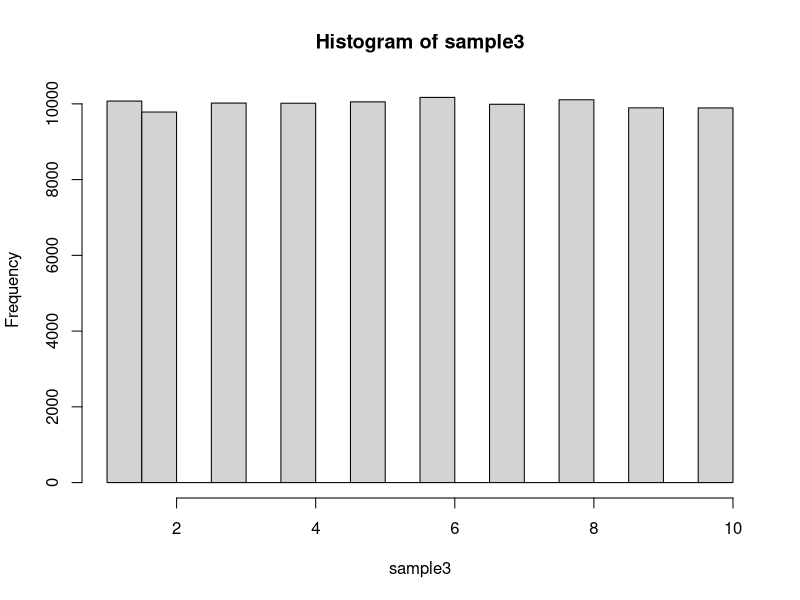
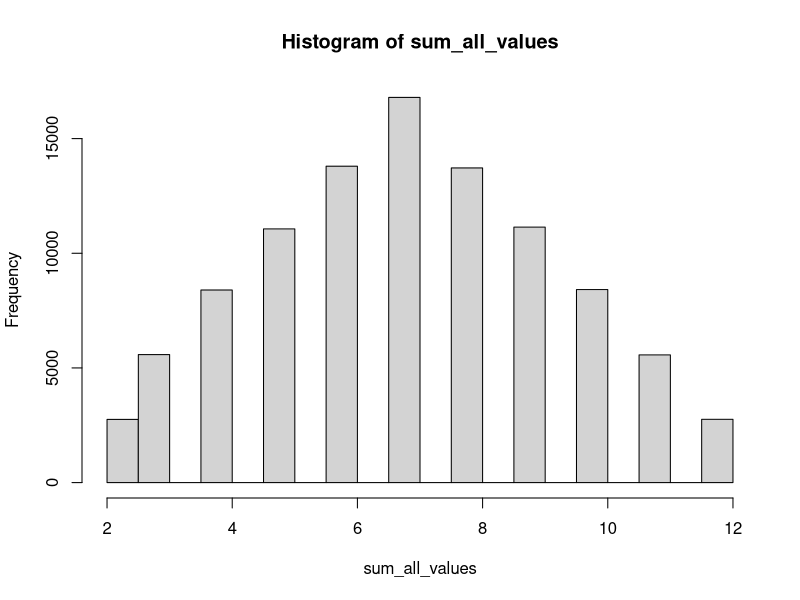
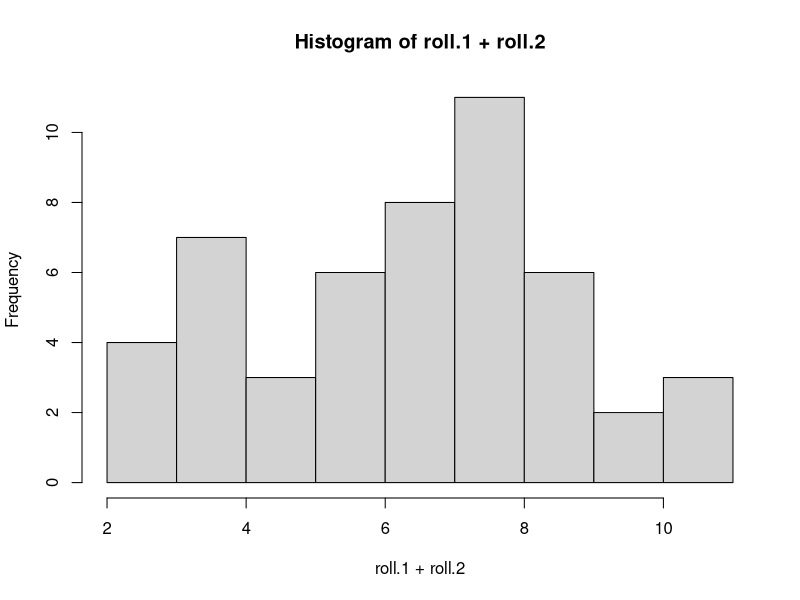
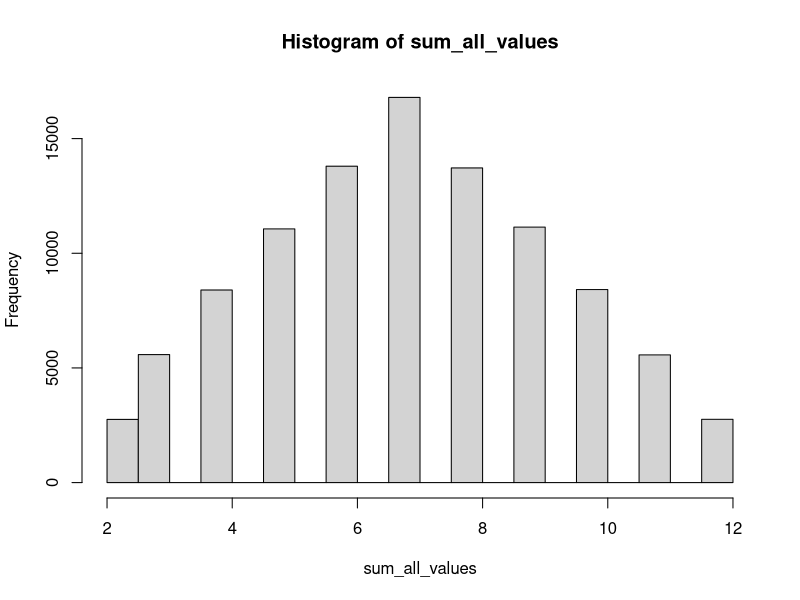

Source code (R) for these figures, in order:
#1
sample(1:10,10, replace = TRUE)
# I got 4 repeats 

#2
sample(1:10,10, replace = FALSE)

#3 
sample3<-sample(10,100000, replace = TRUE)
hist(sample3)
# Yes, they are evenly distributed between 1 and 10

#4

#A 
roll.1 <- sample(c(1:6),100000, replace = T)
roll.2 <- sample(c(1:6),100000, replace = T)

#B
sum(roll.1 == 6 & roll.2 ==6) / length(roll.1)
1/36 

#C
sum(roll.1 == 1 & roll.2 ==1) / length(roll.1)
sum(roll.1 == 2 & roll.2 ==2) / length(roll.1)
sum(roll.1 == 3 & roll.2 ==3) / length(roll.1)
sum(roll.1 == 4 & roll.2 ==4) / length(roll.1)
sum(roll.1 == 5 & roll.2 ==5) / length(roll.1)

#D 
table(roll.1)
table(roll.2)

#E 
roll.1 <- sample(c(1:6),10, replace = T)
roll.2 <- sample(c(1:6),10, replace = T)

#F 

(roll.1 + roll.2)==10
table((roll.1 + roll.2)==10)

#G 
roll.1 <- sample(c(1:6),100000, replace = T)
roll.2 <- sample(c(1:6),100000, replace = T)

sum((roll.1+roll.2)==10)/ length(roll.1)


#H 
# it is very close when I was to estimating this, 
# I got 0.08312, which is 8.312% 

#I 
sum_all_values <- roll.1+roll.2
hist(sum_all_values)
# sum of 7 is the most common 

# J 
roll.1 <- sample(c(1:6),50, replace = T)
roll.2 <- sample(c(1:6),50, replace = T)
hist(roll.1+roll.2)

roll.1 <- sample(c(1:6),100000, replace = T)
roll.2 <- sample(c(1:6),100000, replace = T)
hist(sum_all_values)


